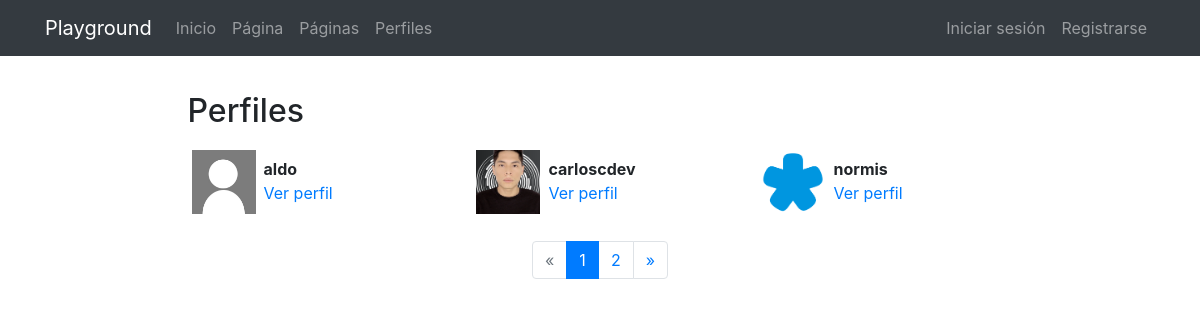
/profiles/, run on the app's committed database.
### registration/models.py (models this page shows)
class Profile(models.Model):
    user = models.OneToOneField(User, on_delete=models.CASCADE)
    avatar = models.ImageField(upload_to=custom_upload_to, null=True, blank=True)
    bio = models.TextField(null=True, blank=True)
    link = models.URLField(max_length=200, null=True, blank=True)
    class Meta:
        ordering = ['user__username']

### profiles/views.py (the view)
# urls.py: path('', ProfileListView.as_view(), name='list'),
class ProfileListView(ListView):
    model = Profile
    template_name = 'profiles/profile_list.html'
    paginate_by = 3

### profiles/templates/profiles/profile_list.html (shortened to what this page needs)
{% extends 'core/base.html' %}
{% load static %}
{% block content %}
<main role="main">
  <div class="container">
    <div class="row mt-3">
      <div class="col-md-9 mx-auto mb-5">
        <h2>Perfiles</h2>
        <div class="row">
          {% for profile in profile_list %}
            <div class="col-md-4 mt-2 mb-3 ">
              <div class="row p-1">
                <div class="col-md-12">
                  {% if profile.avatar %}
                    <img src="{{profile.avatar.url}}" class="img-fluid profile-avatar">
                  {% else %}
                    <img src="{% static 'registration/img/no-avatar.jpg' %}" class="img-fluid profile-avatar">
                  {% endif %}
                  <p class="profile-data">
                    <b>{{profile.user|truncatechars:"16"}}</b><br>
                    <a href="{% url 'profiles:detail' profile.user %}">Ver perfil</a>
                  </p>
                </div>
              </div>
            </div>
          {% endfor %}
        </div>
        {% if is_paginated %}
        <nav aria-label="Page navigation">
          <ul class="pagination justify-content-center">
            {% if page_obj.has_previous %}
              <li class="page-item ">
                <a class="page-link" href="?page={{ page_obj.previous_page_number }}">&laquo;</a>
              </li>
            {% else %}
              <li class="page-item disabled">
                <a class="page-link" href="#" tabindex="-1">&laquo;</a>
              </li>
            {% endif %}
            {% for i in paginator.page_range %}
              <li class="page-item {% if page_obj.number == i %}active{% endif %}">
                <a class="page-link" href="?page={{ i }}">{{ i }}</a>
              </li>
            {% endfor %}
            {% if page_obj.has_next %}
              <li class="page-item ">
                <a class="page-link" href="?page={{ page_obj.next_page_number }}">&raquo;</a>
              </li>
            {% else %}
              <li class="page-item disabled">
                <a class="page-link" href="#" tabindex="-1">&raquo;</a>
              </li>
            {% endif %}
          </ul>
        </nav>
        {% endif %}
      </div>
    </div>
  </div>
</main>
{% endblock %}

### core/templates/core/base.html (shortened to what this page needs)
<!DOCTYPE html>
<html lang="es">
  <head>
    {% load static %}
    <link href="{% static 'core/vendor/bootstrap/css/bootstrap.min.css' %}" rel="stylesheet">
    <link href="{% static 'core/vendor/font-awesome/css/font-awesome.min.css' %}" rel="stylesheet" type="text/css">
    <link href="{% static 'core/css/main.css' %}" rel="stylesheet">
  </head>
  <body>
    <body>
      <nav class="navbar navbar-expand-lg navbar-dark bg-dark">
        <div class="container">
          <a class="navbar-brand" href="{% url 'home' %}">Playground</a>
          <div class="collapse navbar-collapse" id="ned">
            <ul class="navbar-nav mr-auto">
              <li class="nav-item">
                <a class="nav-link" href="{% url 'home' %}">Inicio</a>
              </li>
              <li class="nav-item">
                <a class="nav-link" href="{% url 'sample' %}">Página</a>
              </li>
              <li class="nav-item">
                <a class="nav-link" href="{% url 'pages:pages' %}">Páginas</a>
              </li>
              <li class="nav-item">
                <a class="nav-link" href="{% url 'profiles:list' %}">Perfiles</a>
              </li>
            </ul>
            <ul class="navbar-nav">
              {% if not user.is_authenticated %}
              <li class="nav-item">
                  <a class="nav-link" href="{% url 'login' %}">Iniciar sesión</a>
              </li>
              <li class="nav-item">
                  <a class="nav-link" href="{% url 'signup' %}">Registrarse</a>
              {% endif %}
            </ul>
          </div>
        </div>
      </nav>
      {% block content %}{% endblock %}
  </body>
</html>

### core/static/core/css/main.css (style rules this page uses)
main { padding-top: 20px; }
:root { --jumbotron-padding-y: 3rem; }

### profiles/templates/profiles/profile_list.html (style rules this page uses)
.profile-avatar { float:left;width:4rem;height:4rem }
.profile-data { padding-left:4.5rem;padding-top:.4rem; }

### data on the page
Profile: user "aldo"
Profile: avatar (picture), user "carloscdev"
Profile: avatar (picture), user "normis"

### other printed values
{{ i }} "1" "2"
